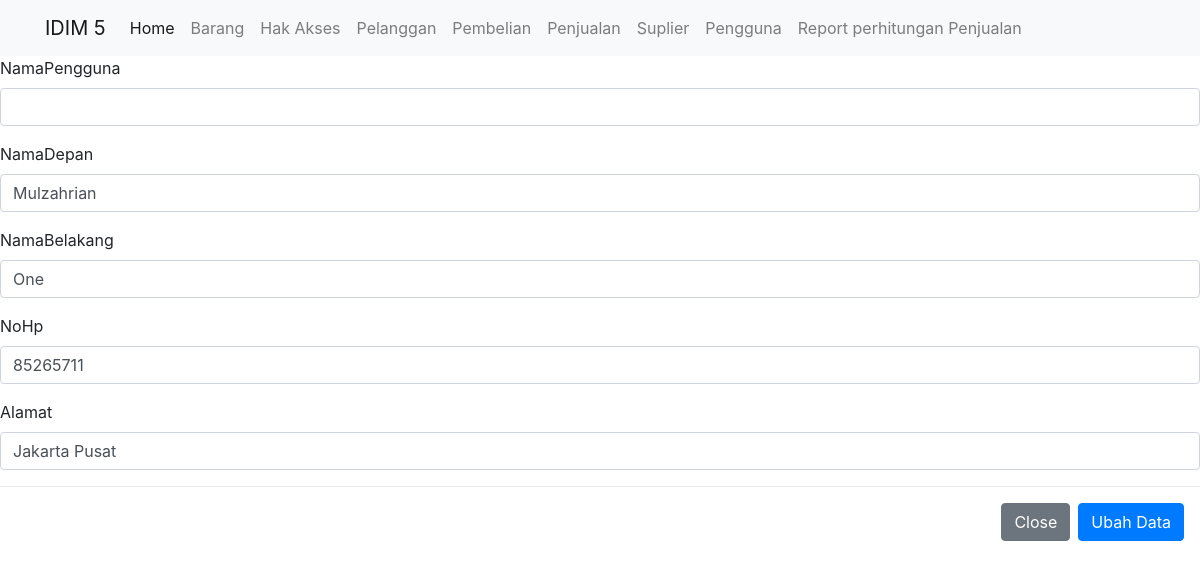
/public/pengguna/ubahDetail/1, run on the app's committed database.
### tables this page shows
CREATE TABLE `pengguna` (
  `IdPengguna` int(11) NOT NULL,
  `NamaPengguna` varchar(255) NOT NULL,
  `Password` varchar(255) DEFAULT NULL,
  `NamaDepan` varchar(255) NOT NULL,
  `NamaBelakang` varchar(255) NOT NULL,
  `NoHp` int(11) DEFAULT NULL,
  `Alamat` text,
  `IdAkses` int(11) DEFAULT NULL
);

### app/core/Controller.php (called while the page is built, shortened)
<?php
class Controller {
    public function view($view, $data = [])
    {
        require_once '../app/views/' . $view . '.php';
    }
    public function model($model)
    {
        return new $model;
    }
}

### app/controllers/Pengguna.php (called while the page is built, shortened)
<?php
class Pengguna extends Controller {
    public function ubahDetail($id)
    {
        $data['judul'] = 'Detail Pengguna';
        $data['br'] = $this->model('Pengguna_model')->getPenggunaById($id);
        $this->view('pengguna/ubah', $data);
    }
}

### app/core/App.php (called while the page is built, shortened)
<?php
class App {
    protected $method = 'index';
    protected $params = [];
    public function __construct()
    {
        $url = $this->parseURL();
        if( file_exists('../app/controllers/' . $url[0] . '.php') ) {
            unset($url[0]);
        }
        $this->controller = new $this->controller;
        if( isset($url[1]) ) {
            if( method_exists($this->controller, $url[1]) ) {
                $this->method = $url[1];
                unset($url[1]);
            }
        }
        if( !empty($url) ) {
            $this->params = array_values($url);
        }
        call_user_func_array([$this->controller, $this->method], $this->params);
    }
    public function parseURL()
    {
        if( isset($_GET['url']) ) {
            $url = rtrim($_GET['url'], '/');
            $url = filter_var($url, FILTER_SANITIZE_URL);
            $url = explode('/', $url);
            return $url;
        }
    }
}

### public/index.php (called while the page is built, shortened)
<?php
$app = new App;

### app/core/Database.php (called while the page is built, shortened)
<?php
class Database {
    private $host = DB_HOST;
    private $user = DB_USER;
    private $pass = DB_PASS;
    private $db_name = DB_NAME;
    private $dbh;
    private $stmt;
    public function __construct()
    {
        $dsn = 'mysql:host=' . $this->host . ';dbname=' . $this->db_name;
        $option = [
            PDO::ATTR_PERSISTENT => true,
            PDO::ATTR_ERRMODE => PDO::ERRMODE_EXCEPTION
        ];
        try {
            $this->dbh = new PDO($dsn, $this->user, $this->pass, $option);
        } catch(PDOException $e) {
            die($e->getMessage());
        }
    }
    public function query($query)
    {
        $this->stmt = $this->dbh->prepare($query);
    }
    public function bind($param, $value, $type = null)
    {
        if( is_null($type) ) {
            switch( true ) {
                default :
                    $type = PDO::PARAM_STR;
            }
        }
        $this->stmt->bindValue($param, $value, $type);
    }
    public function execute()
    {
        $this->stmt->execute();
    }
    public function single()
    {
        $this->execute();
        return $this->stmt->fetch(PDO::FETCH_ASSOC);
    }
}

### app/models/Pengguna_model.php (called while the page is built, shortened)
<?php
class Pengguna_model {
    private $table = 'pengguna';
    private $db;
    public function __construct()
    {
        $this->db = new Database;
    }
    public function getPenggunaById($IdPengguna)
    {
        $this->db->query('SELECT * FROM ' . $this->table . ' WHERE IdPengguna=:IdPengguna');
        $this->db->bind('IdPengguna', $IdPengguna);
        return $this->db->single();
    }
}

### app/views/pengguna/ubah.php (the view, shortened to what this page needs)
<div>
<form action="<?= BASEURL; ?>/pengguna/ubah" method="post">
          <div class="form-group">
            <label for="NamaPengguna">NamaPengguna</label>
            <input type="number" class="form-control" id="NamaPengguna" name="NamaPengguna" value="<?= $data['br']['NamaPengguna']; ?>">
          </div>
          <div class="form-group">
            <label for="NamaDepan">NamaDepan</label>
            <input type="text" class="form-control" id="NamaDepan" name="NamaDepan" value="<?= $data['br']['NamaDepan']; ?>">
          </div>
          <div class="form-group">
            <label for="NamaBelakang">NamaBelakang</label>
            <input type="text" class="form-control" id="NamaBelakang" name="NamaBelakang" value="<?= $data['br']['NamaBelakang']; ?>">
          </div>
          <div class="form-group">
            <label for="NoHp">NoHp</label>
            <input type="number" class="form-control" id="NoHp" name="NoHp" value="<?= $data['br']['NoHp']; ?>">
          </div>
          <div class="form-group">
            <label for="Alamat">Alamat</label>
            <input type="text" class="form-control" id="Alamat" name="Alamat" value="<?= $data['br']['Alamat']; ?>">
          </div>
      </div>
      <div class="modal-footer">
          <button type="button" class="btn btn-secondary" data-dismiss="modal">Close</button>
          <button type="submit" class="btn btn-primary">Ubah Data</button>
</div>

### data on the page
pengguna: NamaDepan "Mulzahrian", NamaBelakang "One", NoHp "85265711", Alamat "Jakarta Pusat"
